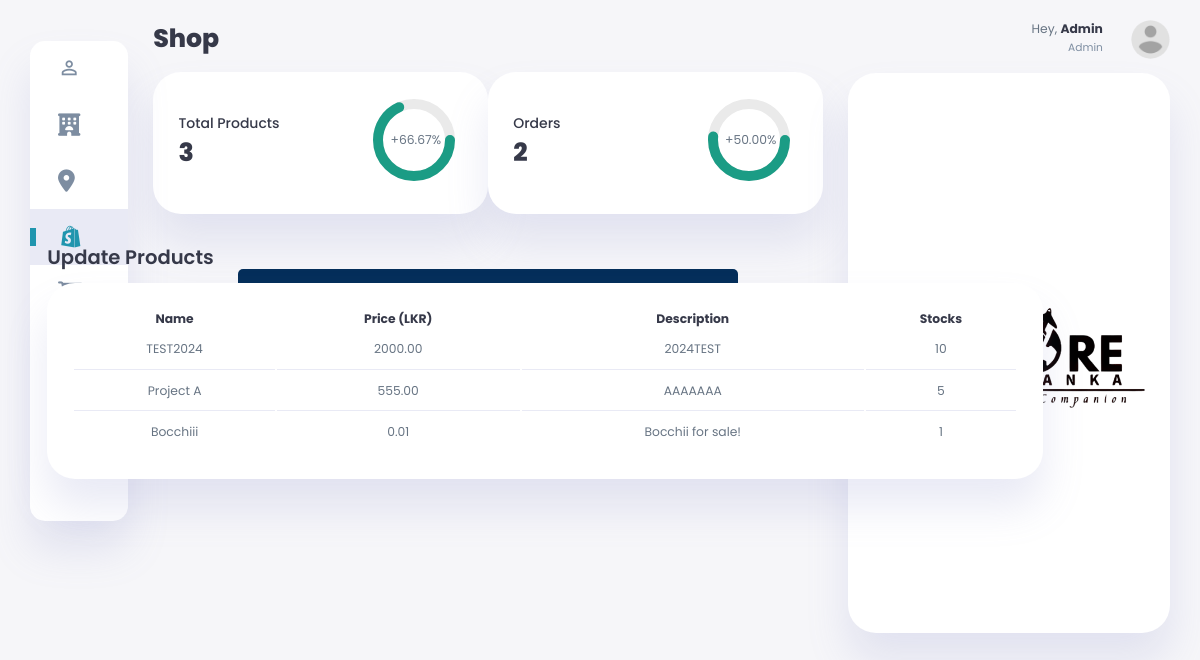
The app's page /dashboards/Admin/admin.shop.php with its own data.
### tables this page shows
CREATE TABLE `shopitems` (
  `item_id` varchar(11) NOT NULL,
  `item_name` varchar(255) NOT NULL,
  `item_price` decimal(10,2) NOT NULL,
  `item_description` text NOT NULL,
  `item_photo` varchar(255) NOT NULL,
  `stocks` int(11) NOT NULL,
  `shopitemurl` varchar(255) NOT NULL,
  `date_added` date DEFAULT NULL
);

### dashboards/Admin/admin.shop.php (the view, shortened to what this page needs)
<!DOCTYPE html>
<html lang="en">
<head>
    <link rel="stylesheet" href="https://cdnjs.cloudflare.com/ajax/libs/font-awesome/6.5.1/css/all.min.css" />
    <link rel="stylesheet" href="../../css/admin.style.css">
</head>
<body>
    <div class="container">
        <?php
        include 'Components/sidebar.php'
        ?>
        <main>
            <h1>Shop</h1>
            <div class="analyse shoppage">
                <div class="sales">
                    <div class="status">
                        <div class="info">
                            <h3>Total Products</h3>
                            <h1 id="totalProducts">...</h1>
                        </div>
                        <div class="progresss">
                            <svg>
                                <circle cx="38" cy="38" r="36"></circle>
                                <circle class="progress-ring ring-products" cx="38" cy="38" r="36" style="stroke-dashoffset: 0;"></circle>
                            </svg>
                            <div class="percentage">
                                <p id="percentChangeProducts">...</p>
                            </div>
                        </div>
                    </div>
                </div>
                <div class="visits">
                    <div class="status">
                        <div class="info">
                            <h3>Orders</h3>
                            <h1 id="totalOrders">...</h1>
                        </div>
                        <div class="progresss">
                            <svg>
                                <circle cx="38" cy="38" r="36"></circle>
                                <circle class="progress-ring ring-orders" cx="38" cy="38" r="36" style="stroke-dashoffset: 0;"></circle>
                            </svg>
                            <div class="percentage">
                                <p id="percentChangeOrders">...</p>
                            </div>
                        </div>
                    </div>
                </div>
            </div>
            <div class="recent-user">
                <h2>Update Products</h2>
                <table>
                    <thead>
                        <tr>
                            <th>Name</th>
                            <th>Price (LKR)</th>
                            <th>Description</th>
                            <th>Stocks</th>
                        </tr>
                    </thead>
                    <tbody>
                        <?php
                        $sql = "SELECT * FROM shopitems ORDER BY item_id";
                        $result = $conn->query($sql);
                        if ($result->num_rows > 0) {
                            while ($row = $result->fetch_assoc()) {
                                echo "<tr>";
                                echo "<td>" . $row['item_name'] . "</td>";
                                echo "<td>" . $row['item_price'] . "</td>";
                                echo "<td>" . $row['item_description'] . "</td>";
                                echo "<td>" . $row['stocks'] . "</td>";
                                echo "</tr>";
                            }
                        } else {
                            echo "<tr><td colspan='9'>No products found</td></tr>";
                        }
                        ?>
                    </tbody>
                </table>
            </div>
            <br>
            <br>
            <br>
            <div class="add">
                <a href="add.shop.php" class="btn btn-primary">Add Product</a>
            </div>
        </main>
        <?php
        include 'Components/rightsection.php'
        ?>
    </div>
</body>
</html>

### css/admin.style.css (style rules this page uses)
:root { --color-primary: #2095ae; --color-danger: #2b5de5; --color-success: #1B9C85; --color-warning: #F7D060; --color-white: #fff; --color-info-dark: #7d8da1; --color-dark: #363949; --color-light: rgba(132, 139, 200, 0.18); --color-dark-variant: #677483; --color-background: #f6f6f9; --card-border-radius: 2rem; --border-radius-1: 0.4rem; --border-radius-2: 1.2rem; --card-padding: 1.8rem; --padding-1: 1.2rem; --box-shadow: 0 2rem 3rem var(--color-light); }
* { margin: 0; padding: 0; outline: 0; appearance: none; border: none; text-decoration: none; box-sizing: border-box; }
html { font-size: 14px; }
body { width: 100vw; height: 100vh; font-family: 'Poppins', sans-serif; font-size: 0.88rem; user-select: none; overflow-x: hidden; color: var(--color-dark); background-color: var(--color-background); }
a { color: var(--color-dark); }
h1 { font-weight: 800; font-size: 1.8rem; }
h2 { font-weight: 600; font-size: 1.4rem; }
h3 { font-weight: 500; font-size: 0.87rem; }
p { color: var(--color-dark-variant); }
.container { display: grid; width: 96%; margin: 0 auto; gap: 1.8rem; grid-template-columns: 12rem auto 23rem; }
main { margin-top: 1.4rem; }
main .analyse { display: grid; grid-template-columns: repeat(5, 1fr); gap: 1rem; }
.shoppage { grid-template-columns: repeat(2, 1fr) !important; }
main .analyse > div { background-color: var(--color-white); padding: var(--card-padding); border-radius: var(--card-border-radius); margin-top: 1rem; box-shadow: var(--box-shadow); cursor: pointer; transition: all 0.3s ease; }
main .analyse > div .status { display: flex; align-items: center; justify-content: space-between; }
main .analyse h3 { font-size: 1rem; }
main .analyse .progresss { position: relative; width: 92px; height: 92px; border-radius: 50%; }
main .analyse svg { width: 7rem; height: 7rem; }
main .analyse .progresss .percentage { position: absolute; top: -3px; left: -1px; display: flex; align-items: center; justify-content: center; height: 100%; width: 100%; }
main .recent-user { margin-top: 1.3rem; }
main .recent-user h2 { margin-bottom: 0.8rem; }
main .recent-user table { background-color: var(--color-white); width: 100%; padding: var(--card-padding); text-align: center; box-shadow: var(--box-shadow); border-radius: var(--card-border-radius); transition: all 0.3s ease; }
main .recent-user table tbody td { height: 2.8rem; border-bottom: 1px solid var(--color-light); color: var(--color-dark-variant); }
main .recent-user table tbody tr:last-child td { border: none; }
.btn-primary { align-items:right; justify-content: right; text-decoration: none; border-radius: 10px; color: rgb(255, 255, 255); background: rgb(31, 68, 117); padding: 8px; margin: 1px; }
.add { text-align: center; }
.btn { width: 800px; display: inline-block; padding: 10px 20px; background-color: #042e5a; color: #ffffff; text-decoration: none; border-radius: 10px; transition: background-color 0.3s; }
.btn { display: inline-block; width: 500px; padding: 10px 20px; font-size: 16px; text-decoration: none; color: #ffffff; border-radius: 5px; transition: background-color 0.3s ease; }
@media screen and (max-width: 1200px) { .container { width: 95%; grid-template-columns: 7rem auto 23rem; } }
@media screen and (max-width: 1200px) { main .analyse { grid-template-columns: 1fr; gap: 0; } }
@media screen and (max-width: 1200px) { main .recent-user { width: 94%; position: absolute; left: 50%; transform: translateX(-50%); margin: 2rem 0 0 0.8rem; } }
@media screen and (max-width: 1200px) { main .recent-user table { width: 83vw; } }

### records on screen
shopitems: item_name "TEST2024", item_price "2000.00", item_description "2024TEST", stocks "10"
shopitems: item_name "Project A", item_price "555.00", item_description "AAAAAAA", stocks "5"
shopitems: item_name "Bocchiii", item_price "0.01", item_description "Bocchii for sale!", stocks "1"
